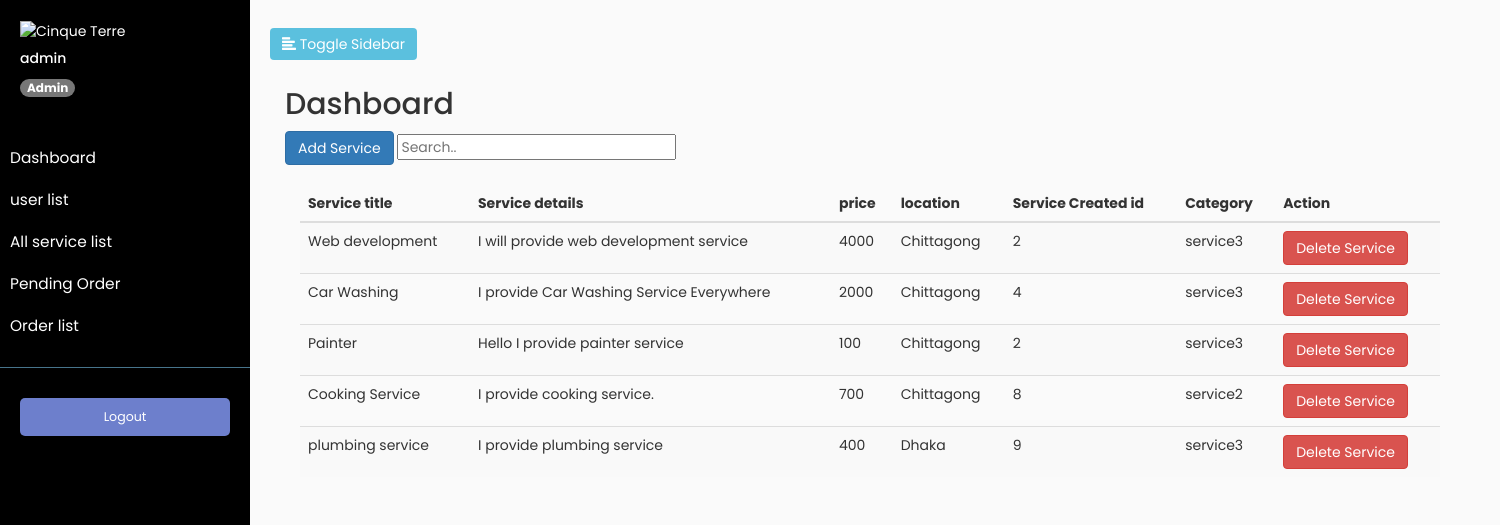
Screenshot of /customadmin/allservicelist (signed in) with the database file from the repository.
### account/models.py (models this page shows)
class User(AbstractUser):
    is_admin = models.BooleanField('Is admin', default=False)
    is_buyer= models.BooleanField('Is buyer', default=False)
    is_seller =models.BooleanField('Is seller', default=False)

### service/models.py (models this page shows)
class Sheba(models.Model):
    user = models.ForeignKey(User,on_delete=models.CASCADE)
    servicecategory =(
        ('service1','service1'),
        ('service2','service2'),
        ('service3','service3'),
        ('service4','service4'),
    )
    servicelocation=(
        ('Dhaka','Dhaka'),
        ('Chittagong','Chattagram')
    )
    servicetitle = models.CharField(max_length=100)
    servicedetails = models.CharField(max_length=100)
    servicecategory = models.CharField(max_length=100,choices=servicecategory,default='service1')
    serviceprice = models.IntegerField(max_length=100)
    servicelocation = models.CharField(max_length=10,choices=servicelocation,default='Dhaka')

### customAdminPanel/views.py (the view)
# urls.py: path('allservicelist',views.servicelist,name="allservicelist"),
def servicelist(request):
    context={}
    form = ServiceForm (request.POST or None)
    if form.is_valid():
        form.save()
    context['form']= form
    context['allservicelist']=Sheba.objects.all()
    return render(request,'adminpanel/allservicelist.html',context)

### customAdminPanel/forms.py
class ServiceForm(forms.ModelForm):
   class Meta:
        model = Sheba
        fields = '__all__'

### templates/adminpanel/allservicelist.html (shortened to what this page needs)
{% extends "adminpanel/baseAdminDashboard.html" %}
{% block content %}
{% load crispy_forms_tags %}
<button type="button" class="btn btn-primary" data-toggle="modal" data-target="#exampleModal">
    Add Service
  </button>
  <input id="myInput" type="text" placeholder="Search..">
  <br><br>
          <div class="container">
            <table class="table table-striped">
              <thead>
                <tr>
                  <th scope="col">Service title</th>
                  <th scope="col">Service details</th>
                  <th scope="col">price</th>
                  <th scope="col">location</th>
                  <th scope="col">Service Created id</th>
                  <th scope="col">Category</th>
                  <th scope="col">Action</th>
                </tr>
              </thead>
              <tbody id="myTable">
                {% for data in  allservicelist %}
                <tr>
                  <td>{{data.servicetitle}}</td>
                  <td>{{data.servicedetails}}</td>
                  <td>{{data.serviceprice}}</td>
                  <td>{{data.servicelocation}}</td>
                  <td>{{data.user_id}}</td>
                  <td>{{data.servicecategory}}</td>
                    <td><a href="allservicelist/delete?id={{data.id}}" class="btn btn-danger">Delete Service</a></td>
                </tr>
                {% endfor %}
              </tbody>
            </table>
            {% endblock %}

### templates/adminpanel/baseAdminDashboard.html (shortened to what this page needs)
<!doctype html>
<html lang="en">
  <head>
    <link rel="stylesheet" href="https://maxcdn.bootstrapcdn.com/bootstrap/3.4.0/css/bootstrap.min.css">
  </head>
  <body>
    {% if user.is_authenticated and user.is_superuser %}
    <div class="wrapper">
      <nav id="sidebar">
        <div class="sidebar-header">
          <img src="https://t3.ftcdn.net/jpg/03/46/83/96/360_F_346839683_6nAPzbhpSkIpb8pmAwufkC7c5eD7wYws.jpg" width="120px" height="120px" class="rounded" alt="Cinque Terre">
        <h5>{{user.username}}</h5>
        <a href="#" class="badge badge-success">Admin</a>
        </div>
        <ul class="list-unstyled components">
          <li>
            <a href="{% url 'dashboard' %}">Dashboard</a>
          </li>
          <li>
            <a href="{% url 'userlist' %}">user list</a>
          </li>
           <li>
            <a href="{% url 'allservicelist' %}">All service list</a>
          </li>
          <li>
            <a href="{% url 'allpendingorderlist' %}">Pending Order</a>
          </li>
          <li>
            <a href="{% url 'allorderlist' %}">Order list</a>
          </li>
        </ul>
        <ul class="list-unstyled CTAs mt-5">
          <li><a href="{% url 'adminlogout' %}" class="article">Logout</a></li>
        </ul>
      </nav>
      <div id="content">
              <button type="button" id="sidebarCollapse" class="btn btn-info navbar-btn">
                                    <i class="glyphicon glyphicon-align-left"></i>
                                    <span>Toggle Sidebar</span>
                                </button>
          <div class="container-fluid">
        <h2>Dashboard</h2>
        {% block content %}
        {% endblock %}
      {% else %}
        <script>
        window.location.href = "http://127.0.0.1:8000/customadmin/adminpanel";
        alert("Please Login First")
        </script>
      {% endif %}
  </body>
</html>

### templates/adminpanel/baseAdminDashboard.html (style rules this page uses)
body { font-family: 'Poppins', sans-serif; background: #fafafa; }
a, a:hover, a:focus { text-decoration: none; transition: all 0.3s; }
.navbar-btn { box-shadow: none; outline: none !important; border: none; }
.wrapper { display: flex; align-items: stretch; }
#sidebar { min-width: 250px; max-width: 250px; background: #000000; color: #fff; transition: all 0.3s; }
#sidebar a, #sidebar a:hover, #sidebar a:focus { color: inherit; }
#sidebar .sidebar-header { padding: 20px; background: #000000; }
#sidebar ul.components { padding: 20px 0; border-bottom: 1px solid #47748b; }
#sidebar ul li a { padding: 10px; font-size: 1.1em; display: block; }
ul.CTAs { padding: 20px; }
ul.CTAs a { text-align: center; font-size: 0.9em !important; display: block; border-radius: 5px; margin-bottom: 5px; }
a.article, a.article:hover { background: #6d7fcc !important; color: #fff !important; }
#content { padding: 20px; min-height: 100vh; transition: all 0.3s; }

### rows the page displays
User: username "admin"
Sheba: servicetitle "Web development", servicedetails "I will provide web development service", serviceprice "4000", servicelocation "Chittagong", user_id "2", servicecategory "service3"
Sheba: servicetitle "Car Washing", servicedetails "I provide Car Washing Service Everywhere", serviceprice "2000", servicelocation "Chittagong", user_id "4", servicecategory "service3"
Sheba: servicetitle "Painter", servicedetails "Hello I provide painter service", serviceprice "100", servicelocation "Chittagong", user_id "2", servicecategory "service3"
Sheba: servicetitle "Cooking Service", servicedetails "I provide cooking service.", serviceprice "700", servicelocation "Chittagong", user_id "8", servicecategory "service2"
Sheba: servicetitle "plumbing service", servicedetails "I provide plumbing service", serviceprice "400", servicelocation "Dhaka", user_id "9", servicecategory "service3"
